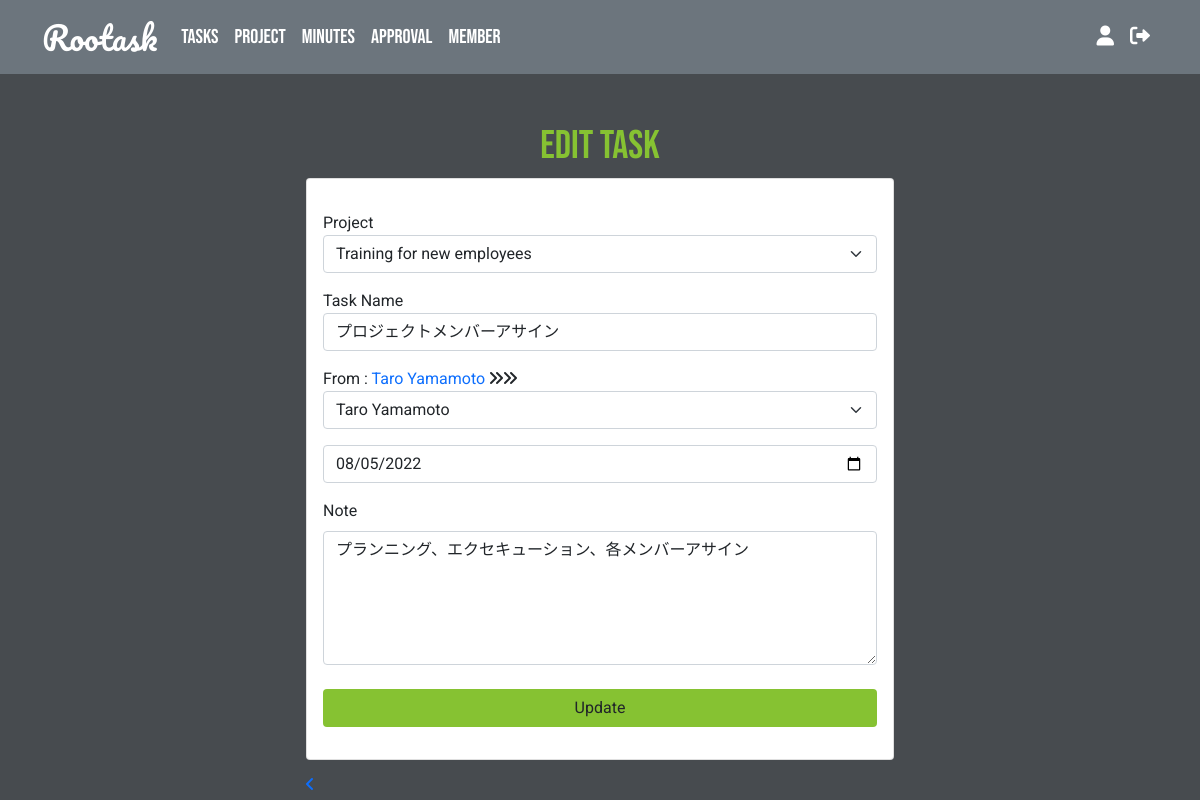
/views/task-edit.php?task_id=95 (signed in), run on the app's committed database.
### tables this page shows
CREATE TABLE `tasks` (
  `task_id` int(15) NOT NULL,
  `project_id` int(15) NOT NULL,
  `user_id` int(15) NOT NULL,
  `task_name` varchar(50) NOT NULL,
  `assign_id` int(30) NOT NULL,
  `date_posted` timestamp NOT NULL DEFAULT CURRENT_TIMESTAMP ON UPDATE CURRENT_TIMESTAMP,
  `deadline` date DEFAULT NULL,
  `task_status` varchar(15) NOT NULL DEFAULT 'ongoing',
  `note` varchar(300) DEFAULT NULL
);

CREATE TABLE `users` (
  `user_id` int(11) NOT NULL,
  `account_id` int(11) NOT NULL,
  `first_name` varchar(50) NOT NULL,
  `last_name` varchar(50) NOT NULL,
  `email` varchar(100) DEFAULT NULL,
  `avatar` varchar(255) DEFAULT 'profile.jpg',
  `division` varchar(50) DEFAULT NULL,
  `position` varchar(50) DEFAULT NULL
);

### classes/database.php (called while the page is built, shortened)
<?php
class Database {
    private $server_name = "localhost";
    private $username = "root";
    private $password = "root";
    private $db_name = "rootask";
    public function __construct(){
        $this->conn = new mysqli($this->server_name, $this->username, $this->password, $this->db_name);
    }
}
?>

### classes/project.php (called while the page is built, shortened)
<?php
require_once "database.php";
class Project extends Database {
    public function getProject(){
        $sql = "SELECT * FROM `projects`";
        if($result = $this->conn->query($sql)){
            return $result;
        }else{
            die("Error in projects table:" . $this->conn->error);
        }
    }
}
?>

### classes/task.php (called while the page is built, shortened)
<?php
require_once "database.php";
class Task extends Database {
    public function getTaskDetails($task_id){
        $sql = "SELECT tasks.task_id, tasks.project_id, tasks.user_id, tasks.task_name, tasks.assign_id, tasks.date_posted, tasks.deadline, tasks.task_status, tasks.note, projects.project_name, projects.project_id, users.first_name, users.last_name FROM tasks INNER JOIN projects ON tasks.project_id = projects.project_id INNER JOIN users ON users.user_id = tasks.user_id WHERE tasks.task_id = $task_id";
        if($result = $this->conn->query($sql)){
            return $result;
        }else{
            die("Error retrieving task details:" . $this->conn->error);
        }
    }
}
?>

### classes/user.php (called while the page is built, shortened)
<?php
require_once "database.php";
class User extends Database {
    public function getUser(){
        $sql = "SELECT * FROM `users`";
        if($result = $this->conn->query($sql)){
            return $result;
        }
    }
    public function getSpecificUser($user_id){
        $sql = "SELECT users.first_name, users.last_name, users.avatar, users.email, users.division, users.position, users.avatar, accounts.username, accounts.account_id FROM `users` INNER JOIN `accounts` ON users.account_id = accounts.account_id WHERE users.user_id = $user_id";
        if($result = $this->conn->query($sql)){
            return $result;
        }
    }
}
?>

### views/task-edit.php (the view, shortened to what this page needs)
<?php
$user_id = $_SESSION['user_id'];
require_once "../classes/user.php";
$user = new User;
$user_result = $user->getSpecificUser($user_id);
$user_row = $user_result->fetch_assoc();
$selectuser_result = $user->getUser();
$task_id = $_GET['task_id'];
require_once "../classes/task.php";
$task = new Task;
$task_specific_result = $task->getTaskDetails($task_id);
$task_specific_row = $task_specific_result->fetch_assoc();
?>
<!DOCTYPE html>
<html lang="en">
<head>
    <link href="https://cdn.jsdelivr.net/npm/bootstrap@5.1.3/dist/css/bootstrap.min.css" rel="stylesheet">
    <link rel="stylesheet" href="https://cdnjs.cloudflare.com/ajax/libs/font-awesome/6.0.0/css/all.min.css"/>
    <link rel="stylesheet" href="../styles/style.css">
</head>
<body>
<?php
if($_SESSION['role'] == "U"){
    require_once "../navbar/nav-bar-user.php";
}else{
    require_once "../navbar/nav-bar-admin.php";
}
?>
<div  class="container-fluid">
        <main class="h-100 w-50 mx-auto mt-5">
        <h1 class="text-center">Edit Task</h1>
            <div class="card">
                <div class="card-body">
                    <p class="card-text">
                        <form action="../actions/task.php?task_id=<?= $task_id ?>" method="post">
                            <label for="project">Project</label>
                            <select class="form-select mb-3" name="project_id" id="prpject" required>
                                <?php
                                require_once "../classes/project.php";
                                $project = new Project;
                                $project_result = $project->getProject();
                                while($project_row = $project_result->fetch_assoc()){
                                    if($task_row['project_id'] == $project_row['project_id']){
                                        echo "<option selected value=". $project_row['project_id'] ."> " .$project_row['project_name'] . "</option>";
                                    }else{
                                        echo "<option value=" . $project_row['project_id'] . ">" . $project_row['project_name'] . "</option>";
                                    }
                                }
                                ?>
                            </select>
                            <label for="task-name">Task Name</label>
                            <input type="text" name="task_name" id="task-name" placeholder="TITLE" class="form-control mb-3"  value="<?= $task_specific_row['task_name'] ?>" required>
                            <div class="row">
                                <div class="col">
                                    From : <span class="text-primary"><?= $user_row['first_name'] ." ". $user_row['last_name'] ?> </span><i class="fa-solid fa-angles-right"></i><i class="fa-solid fa-angles-right"></i>
                                    <select name="assign_id" id="assign-id" class="form-select mb-3" placeholder="TO : username">
                                    <?php
                                    while($task_row = $selectuser_result->fetch_assoc()){
                                        if($task_specific_row['assign_id'] == $task_row['user_id']){
                                        echo "<option selected value=". $task_row['user_id'] .">" .$task_row['first_name'] ." ". $task_row['last_name']. "</option>";
                                        }else{
                                        echo "<option value=" .$task_row['user_id'] .">" .$task_row['first_name'] ." ". $task_row['last_name'] ."</option>";
                                        }
                                    }
                                    ?>
                                </div>
                                <div class="col">
                                        <input type="date" name="deadline" id="deadline" placeholder="DEAD LINE" class="form-control mb-3" value="<?= $task_specific_row['deadline'] ?>">
                                </div>
                            </div>
                            <label for="note" class="form-label">Note</label>
                            <textarea class="form-control" id="note" rows="5" name="note"><?= $task_specific_row['note'] ?></textarea>
                            <button type="submit" class="btn w-100 mt-4" name="btn_update_task">Update</button>
                        </form>
                    </p>
                </div>
            </div>
            <div><a href="dashboard-user.php"><i class="fa-solid fa-angle-left mt-3"></i></a></div>
        </main>
</div>
</body>
</html>

### styles/style.css (style rules this page uses)
* { font-family: 'Roboto', sans-serif; }
body { background-color: #474B4F; }
h1 { color: #86C232; font-family: 'Bebas Neue', sans-serif; }
.btn { background-color: #86C232; }

### data on the page
tasks: task_name "プロジェクトメンバーアサイン", deadline "08/05/2022", note "プランニング、エクセキューション、各メンバーアサイン"
users: first_name "Taro", last_name "Yamamoto"

### other printed values
form field project_id "Training for new employees"
form field assign_id "Taro Yamamoto"
